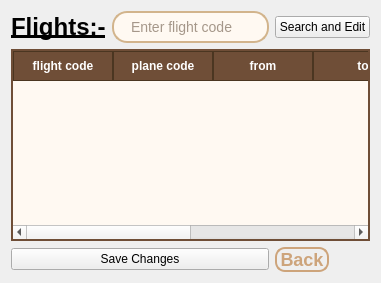
         <widget class="QWidget" name="view_flights_page">
          <layout class="QGridLayout" name="gridLayout_3">
           <item row="0" column="0">
            <widget class="QLabel" name="lbl_flights">
             <property name="font">
              <font>
               <family>Segoe UI</family>
               <pointsize>-1</pointsize>
               <bold>true</bold>
               <underline>true</underline>
              </font>
             </property>
             <property name="text">
              <string>&lt;html&gt;&lt;head/&gt;&lt;body&gt;&lt;p&gt;&lt;span style=&quot; font-size:18pt;&quot;&gt;Flights:-&lt;/span&gt;&lt;/p&gt;&lt;/body&gt;&lt;/html&gt;</string>
             </property>
            </widget>
           </item>
           <item row="0" column="1">
            <widget class="QLineEdit" name="txt_admin_search_flights">
             <property name="styleSheet">
              <string notr="true">QLineEdit {
    background-color: #FFF9F2; /* Creamy Latte */
    border: 2px solid #D2B48C; /* Tan/Bisque */
    border-radius: 15px;      /* Rounded &quot;Coffee Pod&quot; shape */
    padding: 5px 15px;
    color: #4B3621;           /* Espresso text */
    font-size: 14px;
    selection-background-color: #A67B5B; /* Selection color */
}

QLineEdit:focus {
    border: 2px solid #6F4E37; /* Darkens to Coffee Bean when typing */
    background-color: #FFFFFF;
}

/* The Search Button */
QPushButton {
    background-color: #6F4E37; /* Deep Roast */
    color: #FFF9F2;
    border-radius: 15px;
    padding: 5px 15px;
    font-weight: bold;
}

QPushButton:hover {
    background-color: #8B5A2B; /* Cinnamon hover effect */
}

QPushButton:pressed {
    background-color: #4B3621; /* Strong Espresso pressed effect */
}</string>
             </property>
             <property name="placeholderText">
              <string>Enter flight code</string>
             </property>
            </widget>
           </item>
           <item row="0" column="2">
            <widget class="QPushButton" name="btn_search_and_edit">
             <property name="cursor">
              <cursorShape>PointingHandCursor</cursorShape>
             </property>
             <property name="text">
              <string>Search and Edit</string>
             </property>
            </widget>
           </item>
           <item row="1" column="0" colspan="3">
            <widget class="QTableWidget" name="table_flights">
             <property name="styleSheet">
              <string notr="true">/* The entire table background */
QTableWidget {
    background-color: #FFF9F2; /* Clotted cream / Light latte */
    alternate-background-color: #F2E3D5; /* Soft mocha for alternating rows */
    color: #4B3621; /* Deep espresso text */
    gridline-color: #D2B48C; /* Tan/Bisque lines */
    border: 2px solid #6F4E37; /* Coffee bean brown border */
    font-family: &quot;Segoe UI&quot;, Arial;
    font-size: 14px;
    selection-background-color: #A67B5B; /* Medium roast for selected cells */
    selection-color: white;
}

/* The header (top row) */
QHeaderView::section {
    background-color: #6F4E37; /* Coffee brown */
    color: white;
    padding: 5px;
    border: 1px solid #4B3621;
    font-weight: bold;
}

/* Styling the scrollbars to match */
QScrollBar:vertical {
    border: none;
    background: #F2E3D5;
    width: 10px;
}

QScrollBar::handle:vertical {
    background: #8B5A2B; /* Cinnamon handle */
    min-height: 20px;
    border-radius: 5px;
}

/* Bottom right corner where scrollbars meet */
QTableCornerButton::section {
    background-color: #6F4E37;
}</string>
             </property>
             <column>
              <property name="text">
               <string>flight code</string>
              </property>
              <property name="background">
               <color>
                <red>255</red>
                <green>255</green>
                <blue>255</blue>
               </color>
              </property>
              <property name="foreground">
               <brush brushstyle="NoBrush">
                <color alpha="255">
                 <red>255</red>
                 <green>192</green>
                 <blue>129</blue>
                </color>
               </brush>
              </property>
             </column>
             <column>
              <property name="text">
               <string>plane code</string>
              </property>
             </column>
             <column>
              <property name="text">
               <string>from</string>
              </property>
             </column>
             <column>
              <property name="text">
               <string>to</string>
              </property>
             </column>
             <column>
              <property name="text">
               <string>date</string>
              </property>
             </column>
             <column>
              <property name="text">
               <string>time</string>
              </property>
             </column>
            </widget>
           </item>
           <item row="2" column="0" colspan="2">
            <widget class="QPushButton" name="btn_save_view_flights">
             <property name="cursor">
              <cursorShape>PointingHandCursor</cursorShape>
             </property>
             <property name="text">
              <string>Save Changes</string>
             </property>
            </widget>
           </item>
           <item row="2" column="2">
            <widget class="QPushButton" name="btn_back_view_flights">
             <property name="cursor">
              <cursorShape>PointingHandCursor</cursorShape>
             </property>
             <property name="styleSheet">
              <string notr="true">   QPushButton {
    /* الخلفية شفافة */
    background-color: transparent;
    /* لون الخط (البيج بتاعك) */
    color: #cda47b; 
    /* البرواز */
    border: 2px solid #cda47b;
    /* الحواف دائرية سِنة */
    border-radius: 10px;
    /* الخط عريض (Bold) */
    font-weight: bold;
    /* حجم الخط */
    font-size: 18px;
    /* الحجم الصغير */
    min-width: 30px;
    max-width: 50px;
    min-height: 10px;
    max-height: 35px;
}

/* ستايل لما المستخدم يلمس الزرار بالماوس */
QPushButton:hover {
    background-color: #cda47b;
    color: #3e2723; /* يقلب بني غامق عشان يبان */
}</string>
             </property>
             <property name="text">
              <string>Back</string>
             </property>
            </widget>
           </item>
          </layout>
         </widget>
